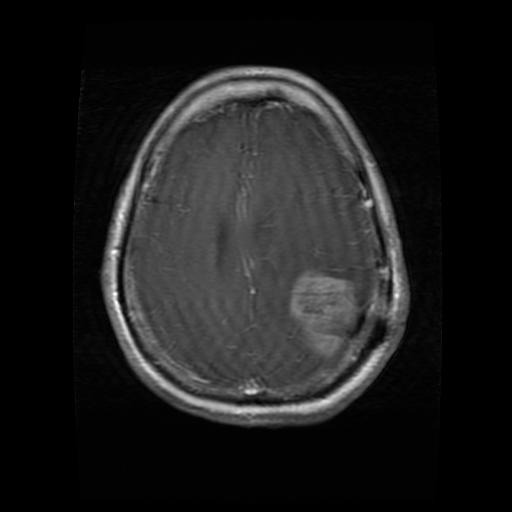
#> input picture dataset_11/glioma/Te-gl_0023.jpg, 512 x 512 px; its folder holds only this picture in this run
$ python brain_mri_svm_analysis.py   (older library calls are emulated)
#> lines starting #> are read from the running program, lines starting #| are printed output that depends on the picture
import numpy as np
import pandas as pd
import matplotlib
matplotlib.use('Agg')  # Using non-interactive backend
import matplotlib.pyplot as plt
import cv2
import os
import hashlib
import pickle
from sklearn.model_selection import train_test_split
from sklearn.preprocessing import StandardScaler
from sklearn.svm import SVC
from sklearn.metrics import accuracy_score, classification_report, confusion_matrix
from sklearn.model_selection import GridSearchCV
from sklearn.metrics import precision_recall_fscore_support
import seaborn as sns

class BrainMRILoader:
    def __init__(self, data_path):
        self.data_path = data_path
        self.class_names = ['glioma', 'meningioma', 'notumor', 'pituitary']

    def load_images(self, img_size=(128, 128)):
#> called with img_size = (128, 128)
        images = []
        labels = []

        print("Loading brain MRI images...")

        for class_id, class_name in enumerate(self.class_names):
            class_folder = os.path.join(self.data_path, class_name)

            if os.path.exists(class_folder):
                image_files = [f for f in os.listdir(class_folder)
                             if f.lower().endswith(('.jpg', '.jpeg', '.png'))]

                print(f"Loading {len(image_files)} {class_name} images...")

                for img_file in image_files:
                    img_path = os.path.join(class_folder, img_file)

                    # Read image in grayscale
                    img = cv2.imread(img_path, cv2.IMREAD_GRAYSCALE)
#> img is the input picture: shape (512, 512); min 0, max 255, mean 28.3

                    if img is not None:
                        # Resize image
                        img_resized = cv2.resize(img, img_size)
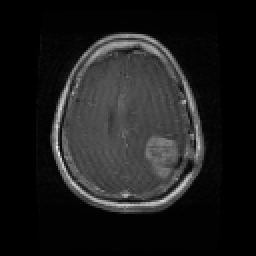
#> img_resized: shape (128, 128) (shown 2 times larger); min 0, max 241, mean 28.4

                        # Normalize to 0-1 range
                        img_normalized = img_resized / 255.0

                        images.append(img_normalized)
                        labels.append(class_id)

        print(f"Total images loaded: {len(images)}")
        return np.array(images), np.array(labels)

class FeatureExtractor:
    def extract_statistical_features(self, image):
        features = []

        pixels = image.flatten()

        features.append(np.mean(pixels))
        features.append(np.std(pixels))
        features.append(np.min(pixels))
        features.append(np.max(pixels))
        features.append(np.median(pixels))
        features.append(np.percentile(pixels, 25))
        features.append(np.percentile(pixels, 75))

        return features

    def extract_texture_features(self, image):
        from skimage.feature import local_binary_pattern
        img_uint8 = (image * 255).astype(np.uint8)

        radius = 1
        n_points = 8
        lbp = local_binary_pattern(image, n_points, radius, method='uniform')

        hist, _ = np.histogram(lbp.ravel(), bins=n_points + 2,
                              range=(0, n_points + 2), density=True)

        return hist.tolist()

    def extract_edge_features(self, image):
        # Convert to uint8
        img_uint8 = (image * 255).astype(np.uint8)

        grad_x = cv2.Sobel(img_uint8, cv2.CV_64F, 1, 0, ksize=3)
        grad_y = cv2.Sobel(img_uint8, cv2.CV_64F, 0, 1, ksize=3)

        magnitude = np.sqrt(grad_x**2 + grad_y**2)

        features = []
        features.append(np.mean(magnitude))
        features.append(np.std(magnitude))
        features.append(np.max(magnitude))

        # Edge density
        edges = cv2.Canny(img_uint8, 50, 150)
        edge_density = np.sum(edges > 0) / edges.size
        features.append(edge_density)

        return features

    def extract_shape_features(self, image):
        # Convert to binary image
        img_uint8 = (image * 255).astype(np.uint8)
        _, binary = cv2.threshold(img_uint8, 0, 255, cv2.THRESH_BINARY + cv2.THRESH_OTSU)

        contours, _ = cv2.findContours(binary, cv2.RETR_EXTERNAL, cv2.CHAIN_APPROX_SIMPLE)

        features = []

        if contours:
            largest_contour = max(contours, key=cv2.contourArea)
            area = cv2.contourArea(largest_contour)
            features.append(area)
            perimeter = cv2.arcLength(largest_contour, True)
            features.append(perimeter)

            x, y, w, h = cv2.boundingRect(largest_contour)
            aspect_ratio = float(w) / h if h != 0 else 0
            features.append(aspect_ratio)

        else:
            features.extend([0, 0, 0])

        return features

    def extract_all_features(self, image):
        all_features = []

        # Statistical features
        stat_features = self.extract_statistical_features(image)
        all_features.extend(stat_features)

        # Texture features
        texture_features = self.extract_texture_features(image)
        all_features.extend(texture_features)

        # Edge features
        edge_features = self.extract_edge_features(image)
        all_features.extend(edge_features)

        # Shape features
        shape_features = self.extract_shape_features(image)
        all_features.extend(shape_features)

        return np.array(all_features)

class EnhancedSVMClassifier:
    def __init__(self):
        self.feature_extractor = FeatureExtractor()
        self.scaler = StandardScaler()
        self.best_model = None
        self.feature_names = self.get_feature_names()

    def get_feature_names(self):
        names = []

        names.extend(['mean', 'std', 'min', 'max', 'median', 'q25', 'q75'])
        names.extend([f'lbp_bin_{i}' for i in range(10)])  # 10 LBP bins
        names.extend(['edge_mean', 'edge_std', 'edge_max', 'edge_density'])
        names.extend(['contour_area', 'contour_perimeter', 'aspect_ratio'])

        return names

    def extract_features_from_images(self, images):
        print("Extracting features from images...")

        all_features = []
        for i, image in enumerate(images):
            if i % 50 == 0:
                print(f"Processed {i}/{len(images)} images")

            features = self.feature_extractor.extract_all_features(image)
            all_features.append(features)

        features_array = np.array(all_features)
        print(f"Extracted {features_array.shape[1]} features per image")

        return features_array

    # [56 lines left out: functions train_and_compare_models, optimize_best_model, not called in this run]

class ResultsExporter:
    def __init__(self, class_names):
        self.class_names = class_names
        self.results_folder = "results"
        self.setup_results_folder()

    def setup_results_folder(self):
        if not os.path.exists(self.results_folder):
            os.makedirs(self.results_folder)
            print(f"📁 Created results folder: {self.results_folder}/")

    def generate_result_hash(self, results, y_pred):
        data_str = str(sorted([(k, v['accuracy']) for k, v in results.items()])) + str(y_pred.tolist())
        return hashlib.md5(data_str.encode()).hexdigest()[:8]

    # [206 lines left out: functions should_export, save_hash, plot_tuning_comparison, plot_confusion_matrix, plot_training_validation_curves, not called in this run]

class ResultsAnalyzer:
    def __init__(self, class_names):
        self.class_names = class_names
        self.exporter = ResultsExporter(class_names)

    def plot_class_distribution(self, labels):
        plt.figure(figsize=(10, 5))

        # Count classes
        unique, counts = np.unique(labels, return_counts=True)

        # Bar plot
        plt.subplot(1, 2, 1)
        bars = plt.bar([self.class_names[i] for i in unique], counts,
                      color=['red', 'blue', 'green', 'orange'])
        plt.title('Class Distribution')
        plt.ylabel('Number of Images')

        # Add count labels on bars
        for bar, count in zip(bars, counts):
            plt.text(bar.get_x() + bar.get_width()/2, bar.get_height() + 1,
                    str(count), ha='center', va='bottom')

        # Pie chart
        plt.subplot(1, 2, 2)
        plt.pie(counts, labels=[self.class_names[i] for i in unique],
               autopct='%1.1f%%', colors=['red', 'blue', 'green', 'orange'])
        plt.title('Class Distribution (%)')

        plt.tight_layout()
        plt.close()
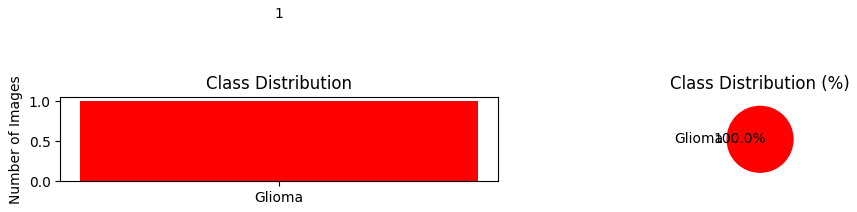
#> figure drawn by matplotlib, 2 panels

    # [67 lines left out: functions plot_sample_images, plot_model_comparison, plot_confusion_matrix, print_detailed_results, not called in this run]

def run_brain_mri_analysis(data_path):
    """
    Main function to run complete brain MRI analysis
    """
    print("🧠 Brain MRI Classification with Custom SVM")
    print("="*50)

    class_names = ['Glioma', 'Meningioma', 'No Tumor', 'Pituitary']

    print("\n1. Loading Data...")
    loader = BrainMRILoader(data_path)
    images, labels = loader.load_images()

    print("\n2. Analyzing Dataset...")
    analyzer = ResultsAnalyzer(class_names)
    analyzer.plot_class_distribution(labels)
    print("Class distribution plotted")

    print("\n3. Extracting Features...")
    classifier = EnhancedSVMClassifier()
    features = classifier.extract_features_from_images(images)
#> the loop in extract_features_from_images, `for i, image in enumerate(images):` made 1 pass
#> pass 1, in extract_texture_features, `lbp = local_binary_pattern(image, n_points, radius, method='uniform')`:
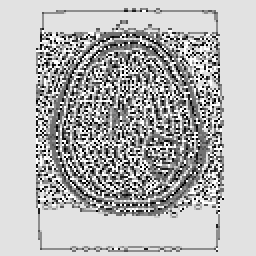
#> lbp: shape (128, 128) float64 (shown 2 times larger); min 0, max 9, mean 6.45; drawn with min black and max white
#> pass 1, in extract_edge_features, `grad_x = cv2.Sobel(img_uint8, cv2.CV_64F, 1, 0, ksize=3)`:
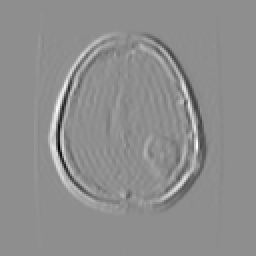
#> grad_x: shape (128, 128) float64 (shown 2 times larger); min -833, max 656, mean 0; drawn with min black and max white
#> pass 1, in extract_edge_features, `grad_y = cv2.Sobel(img_uint8, cv2.CV_64F, 0, 1, ksize=3)`:
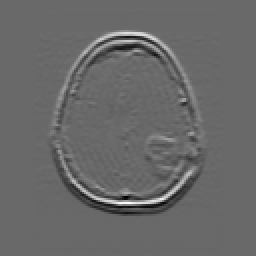
#> grad_y: shape (128, 128) float64 (shown 2 times larger); min -517, max 738, mean 0; drawn with min black and max white
#> pass 1, in extract_edge_features, `magnitude = np.sqrt(grad_x**2 + grad_y**2)`:
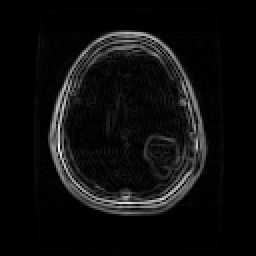
#> magnitude: shape (128, 128) float64 (shown 2 times larger); min 0, max 841.5, mean 46.1; drawn with min black and max white
#| Extracted 24 features per image

    print("\n4. Splitting Data...")
#> (the run stopped early here; a loop or call above may not have finished)
